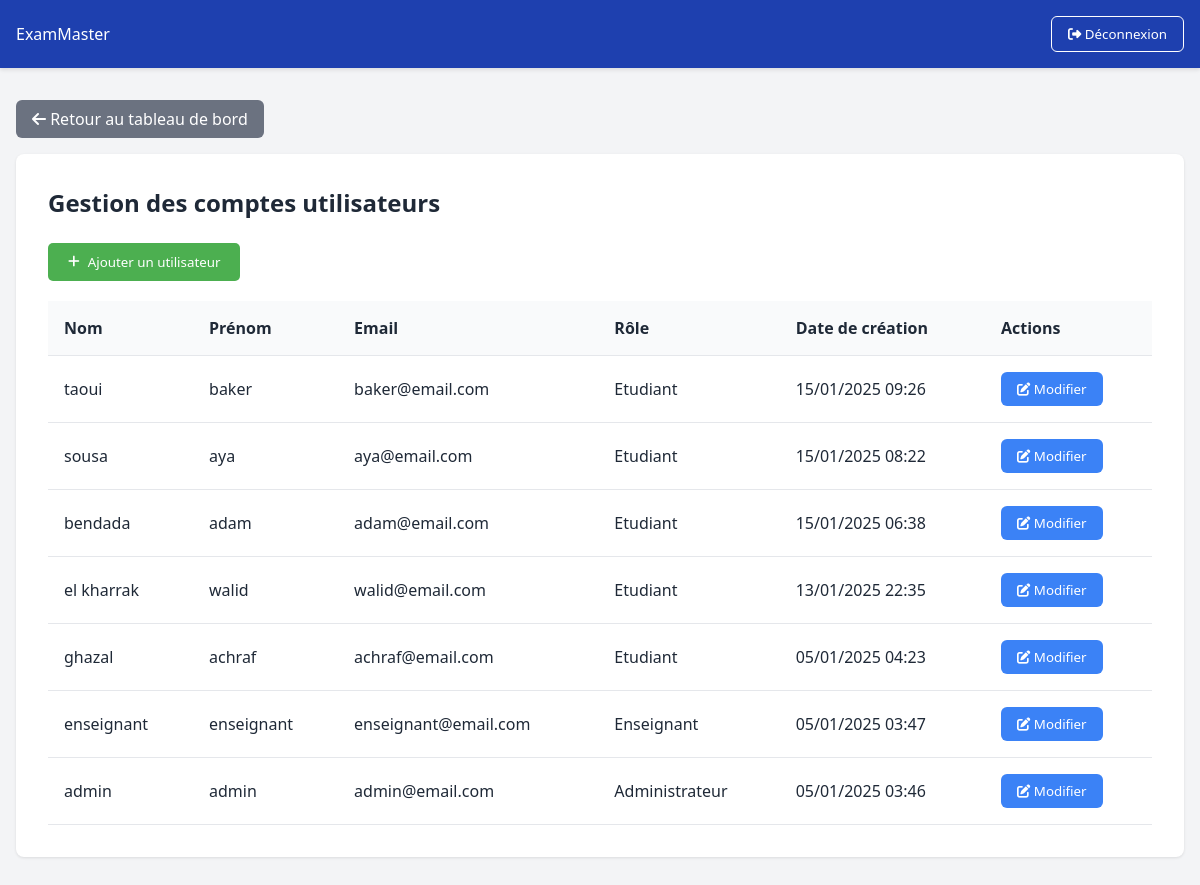
/admin/gerer_compte.php (signed in), run on an earlier commit of the app's database.
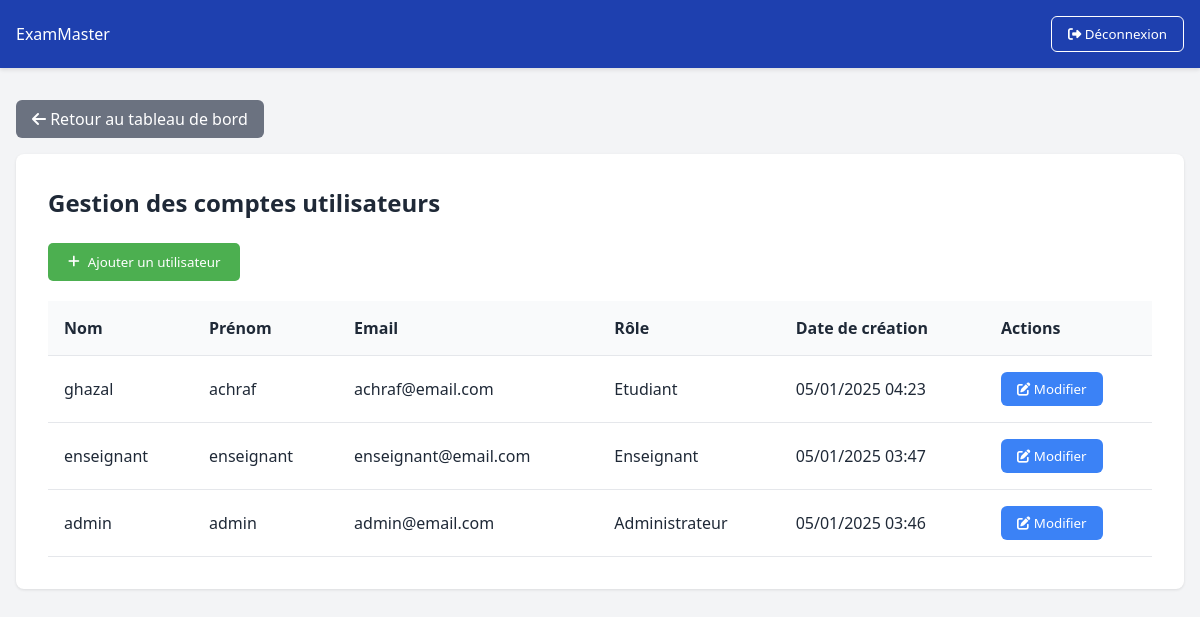
And on a later commit of the database.
### tables this page shows
CREATE TABLE `users` (
  `id` int(11) NOT NULL,
  `firstname` varchar(100) NOT NULL,
  `lastname` varchar(100) NOT NULL,
  `email` varchar(100) NOT NULL,
  `password` varchar(255) NOT NULL,
  `role` enum('Administrateur','Enseignant','Etudiant') NOT NULL,
  `created_at` timestamp NULL DEFAULT current_timestamp(),
  `updated_at` timestamp NULL DEFAULT current_timestamp() ON UPDATE current_timestamp(),
  `deleted_at` timestamp NULL DEFAULT NULL,
  `status` enum('pending','approved','rejected') DEFAULT NULL
);

### admin/gerer_compte.php (the view, shortened to what this page needs)
<?php
$conn = new mysqli("localhost", "root", "", "exammaster");
$sql = "SELECT * FROM users ORDER BY created_at DESC";
$result = $conn->query($sql);
?>
<!DOCTYPE html>
<html lang="fr">
<head>
    <link rel="stylesheet" href="https://cdnjs.cloudflare.com/ajax/libs/font-awesome/6.4.0/css/all.min.css">
    <link rel="stylesheet" href="../assets/css/Gerer_compte.css">
</head>
<body>
    <nav class="navbar">
        <div class="navbar-content">
            <div class="brand">ExamMaster</div>
            <form method="POST" action="../auth/logout.php" style="display: inline;">
                <button type="submit" name="logout" class="logout-btn">
                    <i class="fas fa-sign-out-alt"></i> Déconnexion
                </button>
            </form>
        </div>
    </nav>
    <div class="container">
        <a href="dashboard.php" class="back-btn">
            <i class="fas fa-arrow-left"></i> Retour au tableau de bord
        </a>
        <div class="card">
            <h1 class="page-title">Gestion des comptes utilisateurs</h1>
            <button class="add-user-btn" onclick="openAddModal()">
                <i class="fas fa-plus"></i> Ajouter un utilisateur
            </button>
            <table class="users-table">
                <thead>
                    <tr>
                        <th>Nom</th>
                        <th>Prénom</th>
                        <th>Email</th>
                        <th>Rôle</th>
                        <th>Date de création</th>
                        <th>Actions</th>
                    </tr>
                </thead>
                <tbody>
                    <?php while($row = $result->fetch_assoc()): ?>
                    <tr>
                        <td><?php echo htmlspecialchars($row['lastname']); ?></td>
                        <td><?php echo htmlspecialchars($row['firstname']); ?></td>
                        <td><?php echo htmlspecialchars($row['email']); ?></td>
                        <td><?php echo htmlspecialchars($row['role']); ?></td>
                        <td><?php echo date('d/m/Y H:i', strtotime($row['created_at'])); ?></td>
                        <td>
                            <button class="edit-btn" onclick="openEditModal(<?php
                                echo htmlspecialchars(json_encode($row));
                            ?>)">
                                <i class="fas fa-edit"></i> Modifier
                            </button>
                        </td>
                    </tr>
                    <?php endwhile; ?>
                </tbody>
            </table>
        </div>
    </div>
</body>
</html>

What changed in the data, as far as the page shows it:
removed users: lastname "taoui", firstname "baker", email "baker@email.com", role "Etudiant", created_at "15/01/2025 09:26"
removed users: lastname "sousa", firstname "aya", email "aya@email.com", role "Etudiant", created_at "15/01/2025 08:22"
removed users: lastname "bendada", firstname "adam", email "adam@email.com", role "Etudiant", created_at "15/01/2025 06:38"
removed users: lastname "el kharrak", firstname "walid", email "walid@email.com", role "Etudiant", created_at "13/01/2025 22:35"
